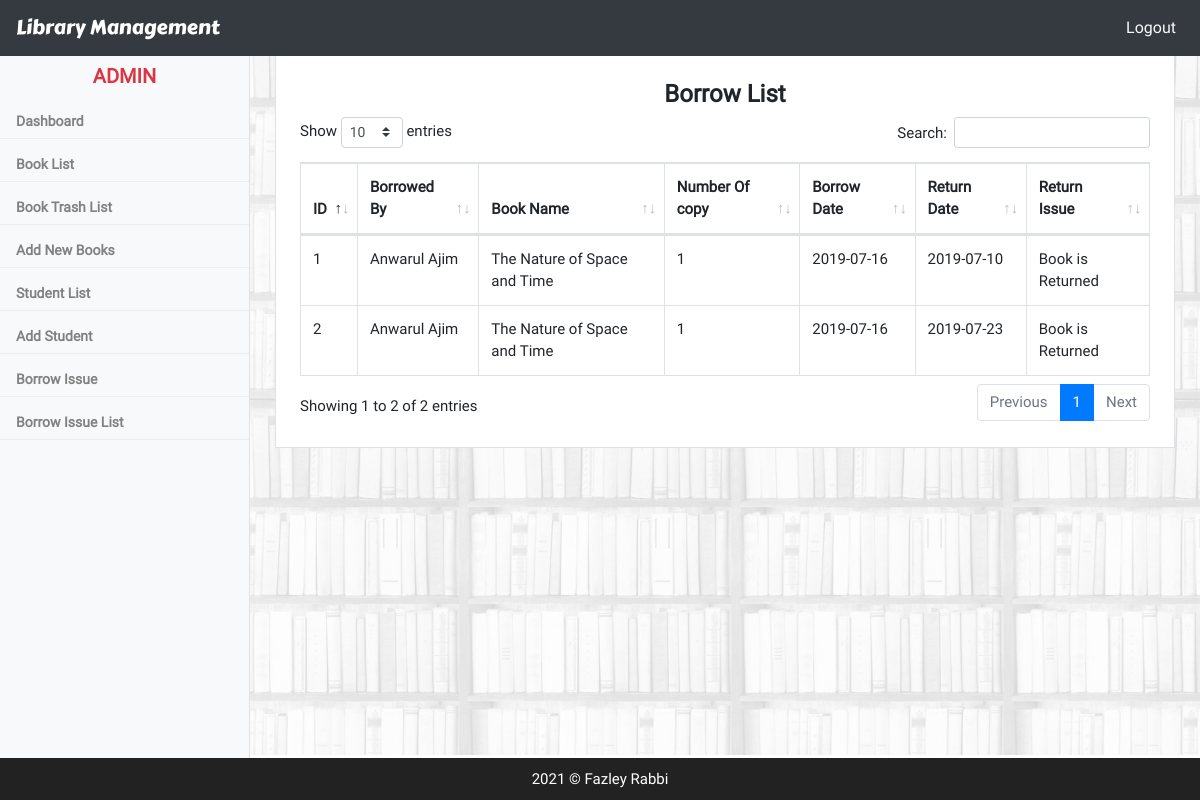
Page /borrowIssueList.php (signed in) on the committed database.
### tables this page shows
CREATE TABLE `borrow` (
  `id` bigint(20) NOT NULL AUTO_INCREMENT,
  `book_id` int(11) DEFAULT NULL,
  `student_id` int(11) DEFAULT NULL,
  `copies` int(11) DEFAULT NULL COMMENT 'number of books',
  `fine` varchar(150) DEFAULT NULL,
  `borrow_date` date DEFAULT NULL,
  `expiration_date` date DEFAULT NULL,
  `return_date` date DEFAULT NULL,
  `status` int(11) DEFAULT '1' COMMENT '0=not active,1=borrowed,2=returned,3=not returned at time',
  `created_at` datetime DEFAULT NULL,
  `updated_at` timestamp NULL DEFAULT CURRENT_TIMESTAMP,
  PRIMARY KEY (`id`)
);

CREATE TABLE `student` (
  `id` bigint(20) NOT NULL AUTO_INCREMENT,
  `name` varchar(240) DEFAULT NULL,
  `contact` varchar(240) DEFAULT NULL,
  `email` varchar(240) DEFAULT NULL,
  `student_id` varchar(240) DEFAULT NULL,
  `department` varchar(100) DEFAULT NULL,
  `created_at` datetime DEFAULT NULL,
  `updated_at` timestamp NULL DEFAULT CURRENT_TIMESTAMP,
  `active_status` int(11) NOT NULL DEFAULT '1' COMMENT '0=not active,1=active',
  PRIMARY KEY (`id`)
);

CREATE TABLE `books` (
  `id` bigint(20) NOT NULL AUTO_INCREMENT,
  `book_name` varchar(240) DEFAULT NULL,
  `isbn` bigint(20) DEFAULT NULL,
  `author` varchar(240) DEFAULT NULL,
  `publisher` varchar(255) DEFAULT NULL,
  `active_status` int(11) DEFAULT '1' COMMENT '1=active,0=not active',
  `stock` int(11) DEFAULT NULL,
  `category` varchar(200) DEFAULT NULL,
  `created_at` datetime DEFAULT NULL,
  `updated_at` timestamp NULL DEFAULT CURRENT_TIMESTAMP,
  PRIMARY KEY (`id`)
);

### borrowIssueList.php (the view, shortened to what this page needs)
<?php include 'includes/headlink.php';?>
<body>
<?php include 'includes/sidebar.php';?>
<?php include 'includes/navbar.php';?>
<div class="main_section">
<div class="">
    <div class="mx-auto d-block border col-12 p-4 bg-white m-height200">
        <table class="table table-bordered display" id="example">
        <h4 class="text-center font-weight-bold">Borrow List</h4>
            <thead>
            <tr>
                <th>ID</th>
                <th>Borrowed By</th>
                <th>Book Name</th>
                <th>Number Of copy</th>
                <th>Borrow Date</th>
                <th>Return Date</th>
                <th>Return Issue</th>
            </tr>
            </thead>
            <tbody>
            <?php
            $query = "SELECT
            books.book_name as book_name,
            student.name as student_name,
            student.student_id as student_id,
            borrow.id as borrow_id,
            borrow.copies as number_of_books,
            borrow.borrow_date as borrow_date,
            borrow.expiration_date as expired_date,
            borrow.return_date as return_date
            FROM books
            INNER JOIN borrow on books.id=borrow.book_id
            INNER JOIN student on student.id=borrow.student_id
            ";
            $row = $conn->query($query);
            if($row->num_rows > 0){
                while ($data = $row->fetch_assoc()) {
                    $borrow_id = $data['borrow_id'];
                    $book_name = $data['book_name'];
                    $student_name = $data['student_name'];
                    $number_of_books = $data['number_of_books'];
                    $borrow_date = $data['borrow_date'];
                    $return_date = $data['return_date'];
                    if ($return_date == '')
                    {
                        $return_date = 'Pending';
                        $returnButton = "<a class='btn btn-primary' href='manageReturnIssue.php?activePage=manageReturnIssue&&issue_id=$borrow_id'>Return</a>";
                        $edit = "<a class='btn btn-success' href='editBorrowIssue.php?activePage=manageReturnIssue&&issue_id=$borrow_id'>Edit</a>";
                    }
                    else
                    {
                        $returnButton = "Book is Returned";
                    }
                    ?>
            <tr>
                <td><?=$borrow_id;?></td>
                <td><?=$student_name;?></td>
                <td><?=$book_name;?></td>
                <td><?=$number_of_books;?></td>
                <td><?=$borrow_date;?></td>
                <td><?=$return_date;?></td>
                <td><?=$returnButton?></td>
            </tr>
             <?php
                }
            }
            ?>
            </tbody>
        </table>
    </div>
<?php include 'includes/footer_link.php';?>
</body>
<html>

### assets/css/style.css (style rules this page uses)
table,form { background: #fff; }
body { font-family: "Roboto", sans-serif; }
.main_section { margin-top: 55px; margin-bottom: 20px; margin-left: 250px; font-size: 15px; padding: 0px 25px; background-size: cover; background-attachment: fixed; background-position: top; background-image: linear-gradient(rgba(255,255,255,0.85), rgba(255,255,255,0.85)) ,url(../../images/bookshelf3.jpg); min-height: 700px; background-repeat: no-repeat; }
.m-height200 { min-height: 200px; }

### assets/DataTables/datatables.css (style rules this page uses)
table.dataTable { clear: both; margin-top: 6px !important; margin-bottom: 6px !important; max-width: none !important; border-collapse: separate !important; border-spacing: 0; }
table.dataTable td, table.dataTable th { -webkit-box-sizing: content-box; box-sizing: content-box; }
table.dataTable thead > tr > th.sorting_asc, table.dataTable thead > tr > th.sorting_desc, table.dataTable thead > tr > th.sorting, table.dataTable thead > tr > td.sorting_asc, table.dataTable thead > tr > td.sorting_desc, table.dataTable thead > tr > td.sorting { padding-right: 30px; }
table.dataTable thead .sorting, table.dataTable thead .sorting_asc, table.dataTable thead .sorting_desc, table.dataTable thead .sorting_asc_disabled, table.dataTable thead .sorting_desc_disabled { cursor: pointer; position: relative; }
table.dataTable thead .sorting:before, table.dataTable thead .sorting:after, table.dataTable thead .sorting_asc:before, table.dataTable thead .sorting_asc:after, table.dataTable thead .sorting_desc:before, table.dataTable thead .sorting_desc:after, table.dataTable thead .sorting_asc_disabled:before, table.dataTable thead .sorting_asc_disabled:after, table.dataTable thead .sorting_desc_disabled:before, table.dataTable thead .sorting_desc_disabled:after { position: absolute; bottom: 0.9em; display: block; opacity: 0.3; }
table.dataTable thead .sorting:before, table.dataTable thead .sorting_asc:before, table.dataTable thead .sorting_desc:before, table.dataTable thead .sorting_asc_disabled:before, table.dataTable thead .sorting_desc_disabled:before { right: 1em; content: "\2191"; }
table.dataTable thead .sorting:after, table.dataTable thead .sorting_asc:after, table.dataTable thead .sorting_desc:after, table.dataTable thead .sorting_asc_disabled:after, table.dataTable thead .sorting_desc_disabled:after { right: 0.5em; content: "\2193"; }
table.dataTable thead .sorting_asc:before, table.dataTable thead .sorting_desc:after { opacity: 1; }
table.table-bordered.dataTable th, table.table-bordered.dataTable td { border-left-width: 0; }
table.table-bordered.dataTable th:last-child, table.table-bordered.dataTable th:last-child, table.table-bordered.dataTable td:last-child, table.table-bordered.dataTable td:last-child { border-right-width: 0; }
table.table-bordered.dataTable tbody th, table.table-bordered.dataTable tbody td { border-bottom-width: 0; }

### rows in the picture
borrow: id "1", student.name "Anwarul Ajim", book.book_name "The Nature of Space and Time", copies "1", borrow_date "2019-07-16", return_date "2019-07-10", return_date "Book is Returned"
borrow: id "2", student.name "Anwarul Ajim", book.book_name "The Nature of Space and Time", copies "1", borrow_date "2019-07-16", return_date "2019-07-23", return_date "Book is Returned"

### other values in the picture
$_SESSION['user'] "ADMIN"
